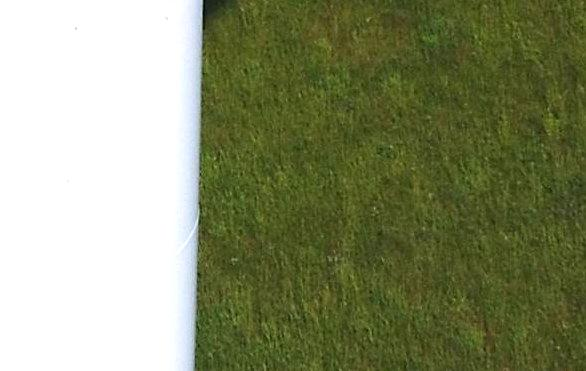
#> input picture Data_enhancement/DJI_0004_06_06be.jpg, 586 x 371 px, given as the content of the folder VOCdevkit/VOC2007/JPEGImages, which was not available
$ python Data_enhancement.py
#> lines starting #> are read from the running program, lines starting #| are printed output that depends on the picture; pictures that were not available may be replaced by others from this repository, and a replacement may not be noted

'''
本代码共采用了四种数据增强，如采用其他数据增强方式，可以参考本代码，随意替换。
imageDir 为原数据集的存放位置
saveDir  为数据增强后数据的存放位置
'''

def flip(root_path,img_name):   #翻转图像
    img = Image.open(os.path.join(root_path, img_name))
    filp_img = img.transpose(Image.FLIP_LEFT_RIGHT)
    # filp_img.save(os.path.join(root_path,img_name.split('.')[0] + '_flip.jpg'))
    return filp_img

def rotation(root_path, img_name):
    img = Image.open(os.path.join(root_path, img_name))
    rotation_img = img.rotate(20) #旋转角度
    # rotation_img.save(os.path.join(root_path,img_name.split('.')[0] + '_rotation.jpg'))
    return rotation_img

def randomColor(root_path, img_name): #随机颜色
    """
    对图像进行颜色抖动
    :param image: PIL的图像image
    :return: 有颜色色差的图像image
    """
    image = Image.open(os.path.join(root_path, img_name))
    random_factor = np.random.randint(0, 31) / 10.  # 随机因子
    color_image = ImageEnhance.Color(image).enhance(random_factor)  # 调整图像的饱和度
    random_factor = np.random.randint(10, 21) / 10.  # 随机因子
    brightness_image = ImageEnhance.Brightness(color_image).enhance(random_factor)  # 调整图像的亮度
    random_factor = np.random.randint(10, 21) / 10.  # 随机因子
    contrast_image = ImageEnhance.Contrast(brightness_image).enhance(random_factor)  # 调整图像对比度
    random_factor = np.random.randint(0, 31) / 10.  # 随机因子
    return ImageEnhance.Sharpness(contrast_image).enhance(random_factor)  # 调整图像锐度


def contrastEnhancement(root_path, img_name):  # 对比度增强
    image = Image.open(os.path.join(root_path, img_name))
    enh_con = ImageEnhance.Contrast(image)
    contrast = 1.5
    image_contrasted = enh_con.enhance(contrast)
    return image_contrasted

def brightnessEnhancement(root_path,img_name):#亮度增强
    image = Image.open(os.path.join(root_path, img_name))
    enh_bri = ImageEnhance.Brightness(image)
    brightness = 1.5
    image_brightened = enh_bri.enhance(brightness)
    return image_brightened

def colorEnhancement(root_path,img_name):#颜色增强
    image = Image.open(os.path.join(root_path, img_name))
    enh_col = ImageEnhance.Color(image)
    color = 1.5
    image_colored = enh_col.enhance(color)
    return image_colored

from PIL import Image
from PIL import ImageEnhance
import os
import cv2
import numpy as np
imageDir="VOCdevkit/VOC2007/JPEGImages"     #要改变的图片的路径文件夹
saveDir="Data_enhancement"   #要保存的图片的路径文件夹

for name in os.listdir(imageDir):

    saveName= name[:-4]+"id.jpg"
    image = Image.open(os.path.join(imageDir, name))
#> image is the input picture: PIL image 586x371 RGB; mean R, G, B 136.8, 143.3, 108.5
    image.save(os.path.join(saveDir,saveName))

    saveName= name[:-4]+"be.jpg"
    saveImage=brightnessEnhancement(imageDir,name)
#> in brightnessEnhancement, `image_brightened = enh_bri.enhance(brightness)`:
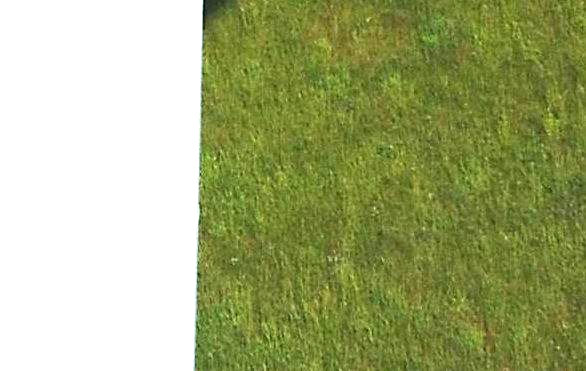
#> image_brightened: PIL image 586x371 RGB; mean R, G, B 163.8, 172.9, 120.2
    saveImage.save(os.path.join(saveDir,saveName))

    saveName= name[:-4]+"fl.jpg"
    saveImage=flip(imageDir,name)
#> in flip, `filp_img = img.transpose(Image.FLIP_LEFT_RIGHT)`:
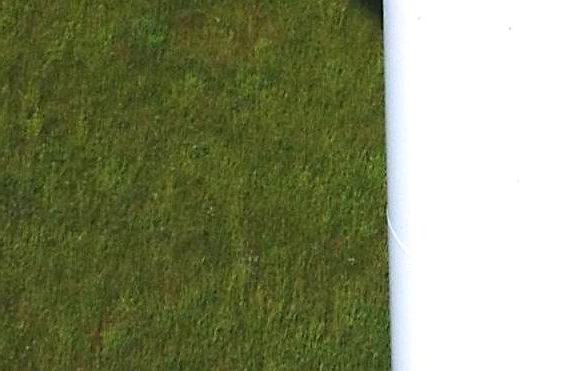
#> filp_img: PIL image 586x371 RGB; mean R, G, B 136.8, 143.3, 108.5
    saveImage.save(os.path.join(saveDir,saveName))

    saveName= name[:-4]+"ro.jpg"
    saveImage=rotation(imageDir,name)
#> in rotation, `rotation_img = img.rotate(20)`:
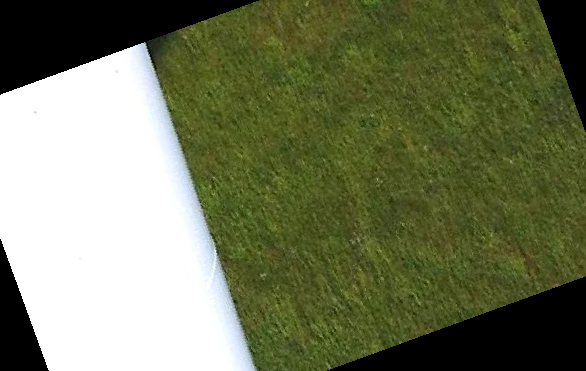
#> rotation_img: PIL image 586x371 RGB; mean R, G, B 113.8, 119.6, 88.7
    saveImage.save(os.path.join(saveDir,saveName))

$ run again, on Data_enhancement/DJI_0047_08_03id.jpg
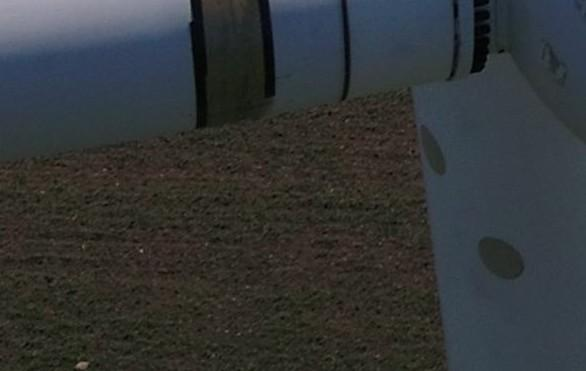
#> input picture Data_enhancement/DJI_0047_08_03id.jpg, 586 x 371 px, given as the content of the folder VOCdevkit/VOC2007/JPEGImages, which was not available
#> image is the input picture: PIL image 586x371 RGB; mean R, G, B 50.8, 53.6, 54.7
#> in brightnessEnhancement, `image_brightened = enh_bri.enhance(brightness)`:
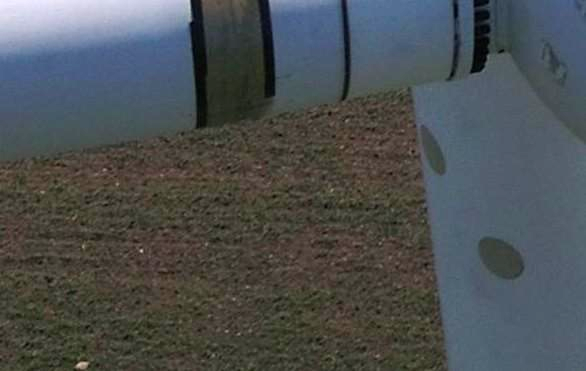
#> image_brightened: PIL image 586x371 RGB; mean R, G, B 75.9, 80.2, 81.8
#> in rotation, `rotation_img = img.rotate(20)`:
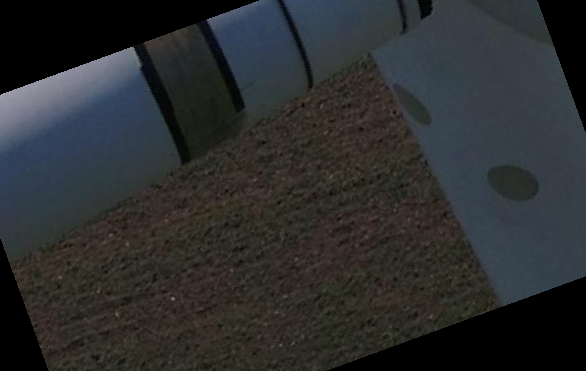
#> rotation_img: PIL image 586x371 RGB; mean R, G, B 43.5, 45.5, 46
